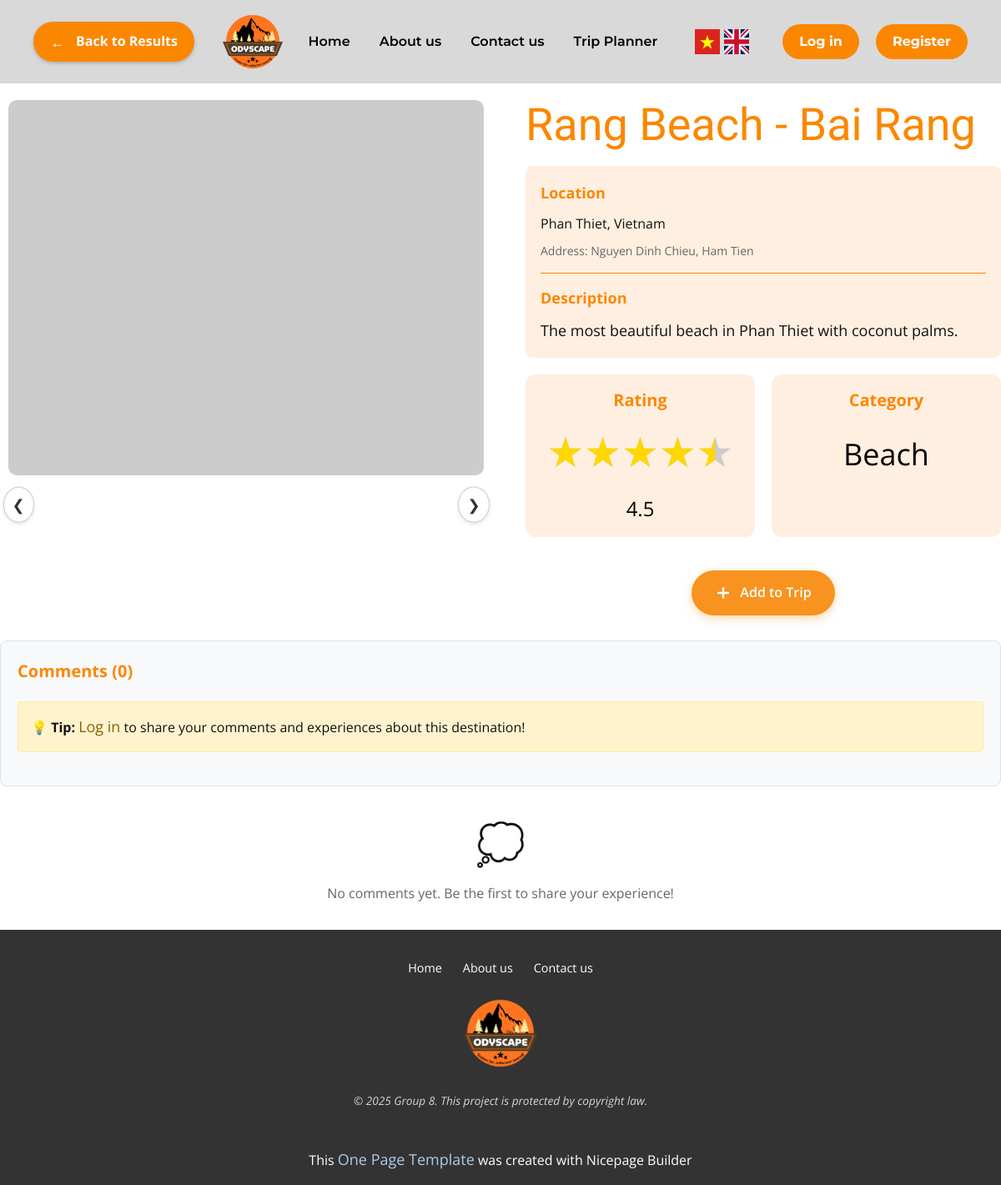
Before: /en/destination/3642/ with the older database file.
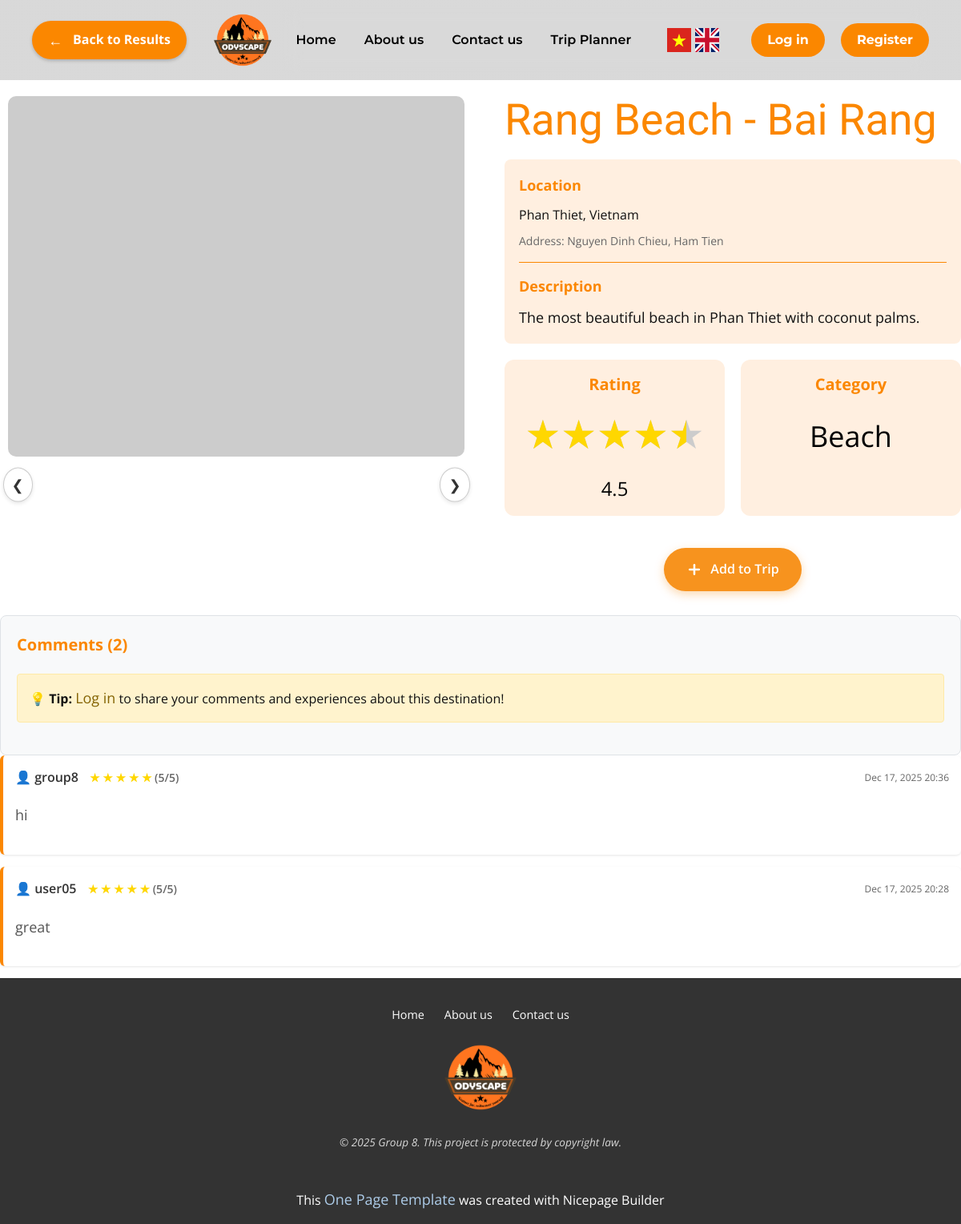
After: the same page with the newer database file.
### sightseeing/models.py (models this page shows, shortened)
class Comment(models.Model):
    user = models.ForeignKey(User, on_delete=models.CASCADE)
    destination = models.ForeignKey(Destinations, on_delete=models.CASCADE, related_name='comments')
    content = models.TextField()
    created_at = models.DateTimeField(auto_now_add=True)
    updated_at = models.DateTimeField(auto_now=True)
    class Meta:
        ordering = ['-created_at']

### sightseeing/views.py (the view, shortened to what this page needs)
# urls.py: path('destination/<int:destination_id>/', views.destination_detail, name='destination_detail'),
def destination_detail(request, destination_id):
    try:
        destination = Destinations.objects.select_related('location').get(id=destination_id)
        if request.user.is_authenticated:
            from .Services.search_history_utils import update_user_preference_score
            update_user_preference_score(request.user, destination)
        hotels = Hotel.objects.filter(location=destination.location).order_by('-rating')
        comments = Comment.objects.filter(destination=destination).select_related('user')
        for comment in comments:
            try:
                user_rating_obj = UserRating.objects.get(user=comment.user, destination=destination)
                comment.user_rating = user_rating_obj.rating
            except UserRating.DoesNotExist:
                comment.user_rating = None
        user_rating = None
        if request.user.is_authenticated:
            try:
                user_rating_obj = UserRating.objects.get(user=request.user, destination=destination)
                user_rating = user_rating_obj.rating
            except UserRating.DoesNotExist:
                user_rating = None
        context = {
            'destination': destination,
            'hotels': hotels,
            'comments': comments,
            'user_rating': user_rating,
            'trip_count': TripItem.objects.filter(user=request.user).count() if request.user.is_authenticated else 0,
        }
        return render(request, 'detail_destination.html', context)
    except Destinations.DoesNotExist:
        messages.error(request, 'Destination not found.')
        return redirect('recommend_result')

### sightseeing/models.py (called while the page is built)
    def get_image_list(self):
        if self.image_urls:
            return [url.strip() for url in self.image_urls.split('|||') if url.strip()]
        elif self.image_url:
            return [self.image_url]
        return []

### sightseeing/templates/detail_destination.html (shortened to what the changed rows need)
<!DOCTYPE html>
{% load static %}
{% load i18n %}
<html style="font-size: 16px;" lang="{{ LANGUAGE_CODE }}">
<head>
        <link rel="stylesheet" href="{% static 'css/nicepage.css' %}" media="screen">
        <link rel="stylesheet" href="{% static 'css/index.css' %}" media="screen">
        <link rel="stylesheet" href="{% static 'css/DetailDestination.css' %}">
</head>
<body data-home-page="Page-1.html" data-home-page-title="Page 1" data-path-to-root="./" data-include-products="true" class="u-body u-clearfix u-xl-mode" data-lang="en" style="padding-top: 100px;">
{% load static %}
   <div class="layout-row">
    <div style="flex:1;">
        <h1 style="margin-top:0; color:#FB8700;font-size:54px">{{ destination.desName }}</h1>
    </div>
</div>
    <div class="section" style="margin-top:30px; background:#f8f9fa; padding:20px; border-radius:8px; border:1px solid #dee2e6;">
    <div class="section-title" style="font-size:20px; font-weight:bold; color:#FB8700; margin-bottom:20px;">
        Comments ({{ comments|length }})
    </div>
    {% if user.is_authenticated %}
    <form method="post" id="comment-form" style="margin-bottom:30px;">
        {% csrf_token %}
        <div style="margin-bottom: 20px;">
            <label for="comment-content" style="display:block; margin-bottom:5px; font-weight:500;">Share your thoughts about this destination:</label>
            <textarea id="comment-content" name="content" rows="3"
                      style="width:100%; padding:10px; border:1px solid #ccc; border-radius:4px; resize:vertical; font-family:inherit;"
                      placeholder="Write your comment here..." required></textarea>
        </div>
        <div style="margin-bottom: 30px; text-align: center;">
            <div style="margin-bottom: 10px; font-size: 14px; color: #666;">
                Rate this destination (optional):
            </div>
            <div id="rating-container"
                 data-selected-rating="{{ user_rating|default:0 }}"
                 style="/* 3. TĂNG KÍCH THƯỚC SAO LÊN 60PX */
                        font-size: 60px;
                        color: #ccc;
                        /* CĂN GIỮA STARS */
                        display: inline-flex;
                        cursor: pointer;">
                <span class="star" data-value="1" style="transition: color 0.2s; margin: 0 5px;">☆</span>
                <span class="star" data-value="2" style="transition: color 0.2s; margin: 0 5px;">☆</span>
                <span class="star" data-value="3" style="transition: color 0.2s; margin: 0 5px;">☆</span>
                <span class="star" data-value="4" style="transition: color 0.2s; margin: 0 5px;">☆</span>
                <span class="star" data-value="5" style="transition: color 0.2s; margin: 0 5px;">☆</span>
            </div>
            <input type="hidden" name="rating" id="rating-value" value="{{ user_rating|default:0 }}">
        </div>
        <div style="text-align: center;">
            <button type="submit"
                    style="background:#F7931E;
                           color:white;
                           border:none;
                           padding:12px 25px;
                           border-radius:25px;
                           cursor:pointer;
                           font-weight:600;
                           font-size:16px;
                           transition:0.2s;"
                    onmouseover="this.style.background='#C48300'"
                    onmouseout="this.style.background='#F7931E'">
                Post Comment & Rating
            </button>
        </div>
    </form>
    <script>
        document.addEventListener('DOMContentLoaded', function() {
            const ratingContainer = document.getElementById('rating-container');
            if (!ratingContainer) return;
            const stars = ratingContainer.querySelectorAll('.star');
            let selectedRating = {{ user_rating|default:0 }}; // Load user's existing rating
            // Set initial rating display
            updateStars(selectedRating);
            ratingContainer.setAttribute('data-selected-rating', selectedRating);
            function updateStars(rating) {
                const finalRating = Math.max(0, rating);
                document.getElementById('rating-value').value = finalRating;
                stars.forEach(star => {
                    const starValue = parseInt(star.getAttribute('data-value'));
                    if (starValue <= finalRating) {
                        star.innerHTML = '★';
                        star.style.color = 'gold';
                    } else {
                        star.innerHTML = '☆';
                        star.style.color = '#ccc';
                    }
                });
            }
            // HOVER
            stars.forEach(star => {
                star.addEventListener('mouseover', function() {
                    const hoverRating = parseInt(this.getAttribute('data-value'));
                    updateStars(hoverRating);
                });
            });
            // MOUSEOUT
            ratingContainer.addEventListener('mouseout', function() {
                updateStars(selectedRating);
            });
            // CLICK
            stars.forEach(star => {
                star.addEventListener('click', function() {
                    let clickedRating = parseInt(this.getAttribute('data-value'));
                    if (clickedRating === selectedRating) {
                        // If clicking the same rating, deselect it
                        selectedRating = 0;
                    } else {
                        selectedRating = clickedRating;
                    }
                    updateStars(selectedRating);
                    ratingContainer.setAttribute('data-selected-rating', selectedRating);
                });
            });
            // Khởi tạo với rating hiện tại
            updateStars(selectedRating);
        });
    </script>
    {% else %}
    <div style="background:#fff3cd; border:1px solid #ffeaa7; padding:15px; border-radius:4px; margin-bottom:20px;">
        <strong>💡 Tip:</strong> <a href="{% url 'login_page' %}" style="color:#856404;">Log in</a> to share your comments and experiences about this destination!
    </div>
    {% endif %}
    </div>
        {% if comments %}
        <div class="comments-list" style="max-height:500px; overflow-y:auto;">
            {% for comment in comments %}
            <div class="comment-item" style="background:white; padding:15px; margin-bottom:15px; border-radius:6px; border-left:4px solid #FB8700; box-shadow:0 1px 3px rgba(0,0,0,0.1);">
                <div class="comment-header" style="display:flex; justify-content:space-between; align-items:center; margin-bottom:10px;">
                    <div class="comment-author" style="font-weight:600; color:#333;">
                        👤 {{ comment.user.username }}
                        {% if comment.user_rating %}
                        <span style="margin-left: 10px; font-size: 14px; color: #666;">
                            {% for i in "12345" %}
                                {% if forloop.counter <= comment.user_rating %}
                                    <span style="color: gold;">★</span>
                                {% else %}
                                    <span style="color: #ccc;">☆</span>
                                {% endif %}
                            {% endfor %}
                            ({{ comment.user_rating }}/5)
                        </span>
                        {% endif %}
                    </div>
                    <div class="comment-date" style="font-size:12px; color:#666;">
                        {{ comment.created_at|date:"M d, Y H:i" }}
                    </div>
                </div>
                <div class="comment-content" style="color:#555; line-height:1.5;">
                    {{ comment.content|linebreaks }}
                </div>
            </div>
            {% endfor %}
        </div>
        {% else %}
        <div style="text-align:center; color:#666; padding:30px; background:white; border-radius:6px;">
            <div style="font-size:48px; margin-bottom:10px;">💭</div>
            <div>No comments yet. Be the first to share your experience!</div>
        </div>
        {% endif %}
</body>
</html>

Changed rows visible on the page:
added Comment: user.username "group8", user_rating "5", created_at "Dec 17, 2025 20:36", content "hi"
added Comment: user.username "user05", user_rating "5", created_at "Dec 17, 2025 20:28", content "great"
Other visible differences:
{{ comments|length }}: "0" → "2"
text no longer shown: "💭 No comments yet. Be the first to share your experience!"
